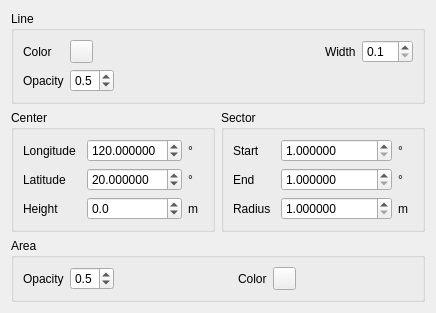
<?xml version="1.0" encoding="UTF-8"?>
<ui version="4.0">
 <class>sector_style_widget</class>
 <widget class="QWidget" name="sector_style_widget">
  <property name="geometry">
   <rect>
    <x>0</x>
    <y>0</y>
    <width>436</width>
    <height>282</height>
   </rect>
  </property>
  <property name="windowTitle">
   <string>SectorStyleWidget</string>
  </property>
  <layout class="QGridLayout" name="gridLayout_4">
   <item row="0" column="0" colspan="2">
    <widget class="QGroupBox" name="lineStyleGroup">
     <property name="title">
      <string>Line</string>
     </property>
     <layout class="QGridLayout" name="gridLayout">
      <item row="0" column="0" rowspan="2">
       <layout class="QVBoxLayout" name="verticalLayout">
        <item>
         <widget class="QLabel" name="label_2">
          <property name="maximumSize">
           <size>
            <width>16777215</width>
            <height>16777215</height>
           </size>
          </property>
          <property name="text">
           <string>Color</string>
          </property>
         </widget>
        </item>
        <item>
         <widget class="QLabel" name="label_6">
          <property name="maximumSize">
           <size>
            <width>16777215</width>
            <height>16777215</height>
           </size>
          </property>
          <property name="text">
           <string>Opacity</string>
          </property>
         </widget>
        </item>
       </layout>
      </item>
      <item row="0" column="1">
       <layout class="QHBoxLayout" name="horizontalLayout">
        <item>
         <widget class="QToolButton" name="lineColorBtn">
          <property name="maximumSize">
           <size>
            <width>23</width>
            <height>23</height>
           </size>
          </property>
          <property name="text">
           <string/>
          </property>
          <property name="popupMode">
           <enum>QToolButton::DelayedPopup</enum>
          </property>
         </widget>
        </item>
        <item>
         <spacer name="horizontalSpacer">
          <property name="orientation">
           <enum>Qt::Horizontal</enum>
          </property>
          <property name="sizeHint" stdset="0">
           <size>
            <width>40</width>
            <height>20</height>
           </size>
          </property>
         </spacer>
        </item>
        <item>
         <widget class="QLabel" name="label_4">
          <property name="maximumSize">
           <size>
            <width>16777215</width>
            <height>16777215</height>
           </size>
          </property>
          <property name="text">
           <string>Width</string>
          </property>
         </widget>
        </item>
        <item>
         <widget class="QDoubleSpinBox" name="lineWidthSpin">
          <property name="maximumSize">
           <size>
            <width>16777215</width>
            <height>16777215</height>
           </size>
          </property>
          <property name="decimals">
           <number>1</number>
          </property>
          <property name="minimum">
           <double>0.100000000000000</double>
          </property>
          <property name="maximum">
           <double>10.000000000000000</double>
          </property>
          <property name="singleStep">
           <double>0.100000000000000</double>
          </property>
         </widget>
        </item>
       </layout>
      </item>
      <item row="1" column="1">
       <layout class="QHBoxLayout" name="horizontalLayout_2">
        <item>
         <widget class="QDoubleSpinBox" name="lineTransparantSpin">
          <property name="maximumSize">
           <size>
            <width>16777215</width>
            <height>16777215</height>
           </size>
          </property>
          <property name="decimals">
           <number>1</number>
          </property>
          <property name="maximum">
           <double>1.000000000000000</double>
          </property>
          <property name="singleStep">
           <double>0.100000000000000</double>
          </property>
          <property name="value">
           <double>0.500000000000000</double>
          </property>
         </widget>
        </item>
        <item>
         <spacer name="horizontalSpacer_2">
          <property name="orientation">
           <enum>Qt::Horizontal</enum>
          </property>
          <property name="sizeHint" stdset="0">
           <size>
            <width>40</width>
            <height>20</height>
           </size>
          </property>
         </spacer>
        </item>
       </layout>
      </item>
     </layout>
    </widget>
   </item>
   <item row="1" column="0">
    <widget class="QGroupBox" name="groupBox">
     <property name="title">
      <string>Center</string>
     </property>
     <layout class="QGridLayout" name="gridLayout_2">
      <item row="0" column="0">
       <layout class="QVBoxLayout" name="verticalLayout_2">
        <item>
         <widget class="QLabel" name="label_10">
          <property name="text">
           <string>Longitude</string>
          </property>
         </widget>
        </item>
        <item>
         <widget class="QLabel" name="label_11">
          <property name="text">
           <string>Latitude</string>
          </property>
         </widget>
        </item>
        <item>
         <widget class="QLabel" name="label_12">
          <property name="text">
           <string>Height</string>
          </property>
         </widget>
        </item>
       </layout>
      </item>
      <item row="0" column="1">
       <layout class="QVBoxLayout" name="verticalLayout_3">
        <item>
         <layout class="QHBoxLayout" name="horizontalLayout_3">
          <item>
           <widget class="QDoubleSpinBox" name="clongitudeSpin">
            <property name="decimals">
             <number>6</number>
            </property>
            <property name="minimum">
             <double>-180.000000000000000</double>
            </property>
            <property name="maximum">
             <double>180.000000000000000</double>
            </property>
            <property name="value">
             <double>120.000000000000000</double>
            </property>
           </widget>
          </item>
          <item>
           <widget class="QLabel" name="label">
            <property name="minimumSize">
             <size>
              <width>15</width>
              <height>0</height>
             </size>
            </property>
            <property name="maximumSize">
             <size>
              <width>15</width>
              <height>16777215</height>
             </size>
            </property>
            <property name="text">
             <string>°</string>
            </property>
           </widget>
          </item>
         </layout>
        </item>
        <item>
         <layout class="QHBoxLayout" name="horizontalLayout_5">
          <item>
           <widget class="QDoubleSpinBox" name="clatitudeSpin">
            <property name="decimals">
             <number>6</number>
            </property>
            <property name="minimum">
             <double>-90.000000000000000</double>
            </property>
            <property name="maximum">
             <double>90.000000000000000</double>
            </property>
            <property name="value">
             <double>20.000000000000000</double>
            </property>
           </widget>
          </item>
          <item>
           <widget class="QLabel" name="label_13">
            <property name="minimumSize">
             <size>
              <width>15</width>
              <height>0</height>
             </size>
            </property>
            <property name="maximumSize">
             <size>
              <width>15</width>
              <height>16777215</height>
             </size>
            </property>
            <property name="text">
             <string>°</string>
            </property>
           </widget>
          </item>
         </layout>
        </item>
        <item>
         <layout class="QHBoxLayout" name="horizontalLayout_6">
          <item>
           <widget class="QDoubleSpinBox" name="cheightSpin">
            <property name="decimals">
             <number>1</number>
            </property>
            <property name="minimum">
             <double>-999999999.000000000000000</double>
            </property>
            <property name="maximum">
             <double>999999999.000000000000000</double>
            </property>
            <property name="value">
             <double>0.000000000000000</double>
            </property>
           </widget>
          </item>
          <item>
           <widget class="QLabel" name="label_hei">
            <property name="minimumSize">
             <size>
              <width>15</width>
              <height>0</height>
             </size>
            </property>
            <property name="maximumSize">
             <size>
              <width>15</width>
              <height>16777215</height>
             </size>
            </property>
            <property name="text">
             <string>m</string>
            </property>
           </widget>
          </item>
         </layout>
        </item>
       </layout>
      </item>
     </layout>
    </widget>
   </item>
   <item row="1" column="1">
    <widget class="QGroupBox" name="groupBox_2">
     <property name="title">
      <string>Sector</string>
     </property>
     <layout class="QGridLayout" name="gridLayout_3">
      <item row="0" column="0">
       <layout class="QVBoxLayout" name="verticalLayout_4">
        <item>
         <widget class="QLabel" name="label_7">
          <property name="text">
           <string>Start</string>
          </property>
         </widget>
        </item>
        <item>
         <widget class="QLabel" name="label_9">
          <property name="text">
           <string>End</string>
          </property>
         </widget>
        </item>
        <item>
         <widget class="QLabel" name="label_8">
          <property name="text">
           <string>Radius</string>
          </property>
         </widget>
        </item>
       </layout>
      </item>
      <item row="0" column="1">
       <layout class="QVBoxLayout" name="verticalLayout_5">
        <item>
         <layout class="QHBoxLayout" name="horizontalLayout_7">
          <item>
           <widget class="QDoubleSpinBox" name="sectorStartSpin">
            <property name="decimals">
             <number>6</number>
            </property>
            <property name="minimum">
             <double>1.000000000000000</double>
            </property>
            <property name="maximum">
             <double>999999999.000000000000000</double>
            </property>
            <property name="singleStep">
             <double>1.000000000000000</double>
            </property>
            <property name="value">
             <double>1.000000000000000</double>
            </property>
           </widget>
          </item>
          <item>
           <widget class="QLabel" name="label_14">
            <property name="minimumSize">
             <size>
              <width>15</width>
              <height>0</height>
             </size>
            </property>
            <property name="maximumSize">
             <size>
              <width>15</width>
              <height>16777215</height>
             </size>
            </property>
            <property name="text">
             <string>°</string>
            </property>
           </widget>
          </item>
         </layout>
        </item>
        <item>
         <layout class="QHBoxLayout" name="horizontalLayout_8">
          <item>
           <widget class="QDoubleSpinBox" name="sectorEndSpin">
            <property name="decimals">
             <number>6</number>
            </property>
            <property name="minimum">
             <double>1.000000000000000</double>
            </property>
            <property name="maximum">
             <double>999999999.000000000000000</double>
            </property>
           </widget>
          </item>
          <item>
           <widget class="QLabel" name="label_15">
            <property name="minimumSize">
             <size>
              <width>15</width>
              <height>0</height>
             </size>
            </property>
            <property name="maximumSize">
             <size>
              <width>15</width>
              <height>16777215</height>
             </size>
            </property>
            <property name="text">
             <string>°</string>
            </property>
           </widget>
          </item>
         </layout>
        </item>
        <item>
         <layout class="QHBoxLayout" name="horizontalLayout_9">
          <item>
           <widget class="QDoubleSpinBox" name="sectorRadiusSpin">
            <property name="decimals">
             <number>6</number>
            </property>
            <property name="minimum">
             <double>1.000000000000000</double>
            </property>
            <property name="maximum">
             <double>999999999.000000000000000</double>
            </property>
           </widget>
          </item>
          <item>
           <widget class="QLabel" name="label_16">
            <property name="minimumSize">
             <size>
              <width>15</width>
              <height>0</height>
             </size>
            </property>
            <property name="maximumSize">
             <size>
              <width>15</width>
              <height>16777215</height>
             </size>
            </property>
            <property name="text">
             <string>m</string>
            </property>
           </widget>
          </item>
         </layout>
        </item>
       </layout>
      </item>
     </layout>
    </widget>
   </item>
   <item row="2" column="0" colspan="2">
    <widget class="QGroupBox" name="polygonStyleGroup">
     <property name="maximumSize">
      <size>
       <width>16777215</width>
       <height>100</height>
      </size>
     </property>
     <property name="title">
      <string>Area</string>
     </property>
     <layout class="QVBoxLayout" name="verticalLayout_6">
      <item>
       <layout class="QHBoxLayout" name="horizontalLayout_4">
        <item>
         <widget class="QLabel" name="label_5">
          <property name="maximumSize">
           <size>
            <width>16777215</width>
            <height>16777215</height>
           </size>
          </property>
          <property name="text">
           <string>Opacity</string>
          </property>
         </widget>
        </item>
        <item>
         <widget class="QDoubleSpinBox" name="sectorTransparantSpin">
          <property name="maximumSize">
           <size>
            <width>16777215</width>
            <height>16777215</height>
           </size>
          </property>
          <property name="decimals">
           <number>1</number>
          </property>
          <property name="maximum">
           <double>1.000000000000000</double>
          </property>
          <property name="singleStep">
           <double>0.100000000000000</double>
          </property>
          <property name="value">
           <double>0.500000000000000</double>
          </property>
         </widget>
        </item>
        <item>
         <spacer name="horizontalSpacer_3">
          <property name="orientation">
           <enum>Qt::Horizontal</enum>
          </property>
          <property name="sizeHint" stdset="0">
           <size>
            <width>40</width>
            <height>20</height>
           </size>
          </property>
         </spacer>
        </item>
        <item>
         <widget class="QLabel" name="label_3">
          <property name="text">
           <string>Color</string>
          </property>
         </widget>
        </item>
        <item>
         <widget class="QToolButton" name="sectorColorBtn">
          <property name="maximumSize">
           <size>
            <width>23</width>
            <height>23</height>
           </size>
          </property>
          <property name="text">
           <string/>
          </property>
         </widget>
        </item>
        <item>
         <spacer name="horizontalSpacer_4">
          <property name="orientation">
           <enum>Qt::Horizontal</enum>
          </property>
          <property name="sizeHint" stdset="0">
           <size>
            <width>40</width>
            <height>20</height>
           </size>
          </property>
         </spacer>
        </item>
       </layout>
      </item>
     </layout>
    </widget>
   </item>
  </layout>
 </widget>
 <resources/>
 <connections/>
</ui>
